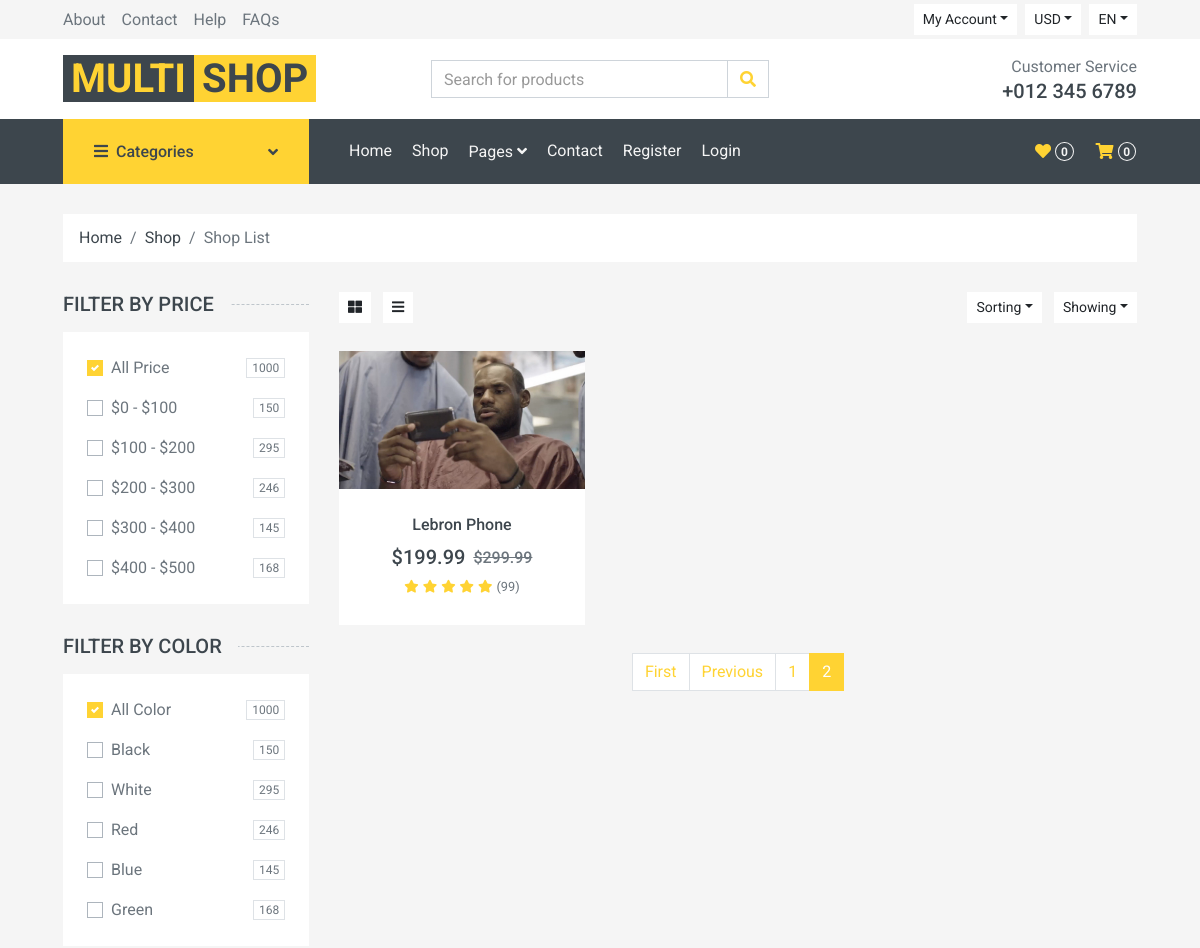
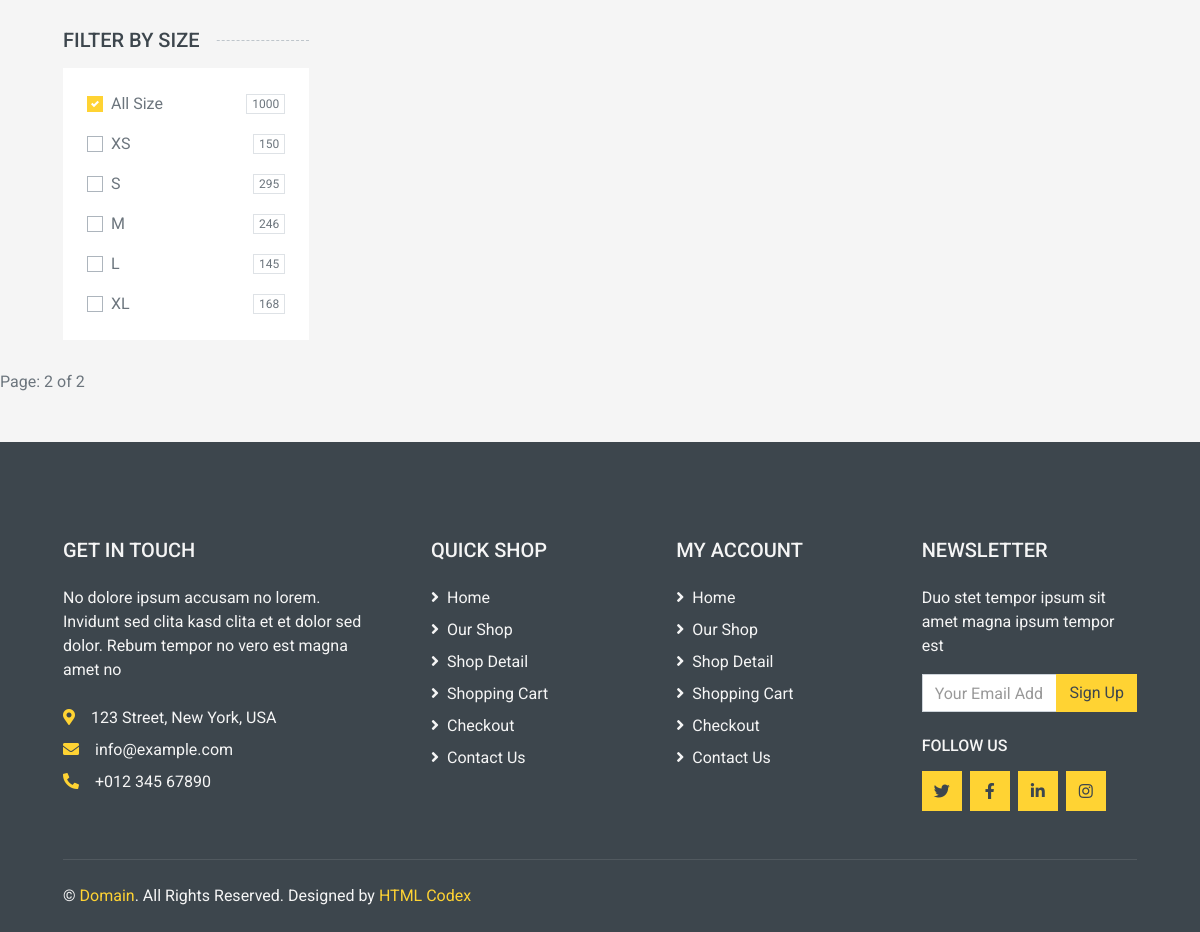
The page /shop/?page=2 on the database as committed earlier (2 pictures, top to bottom).
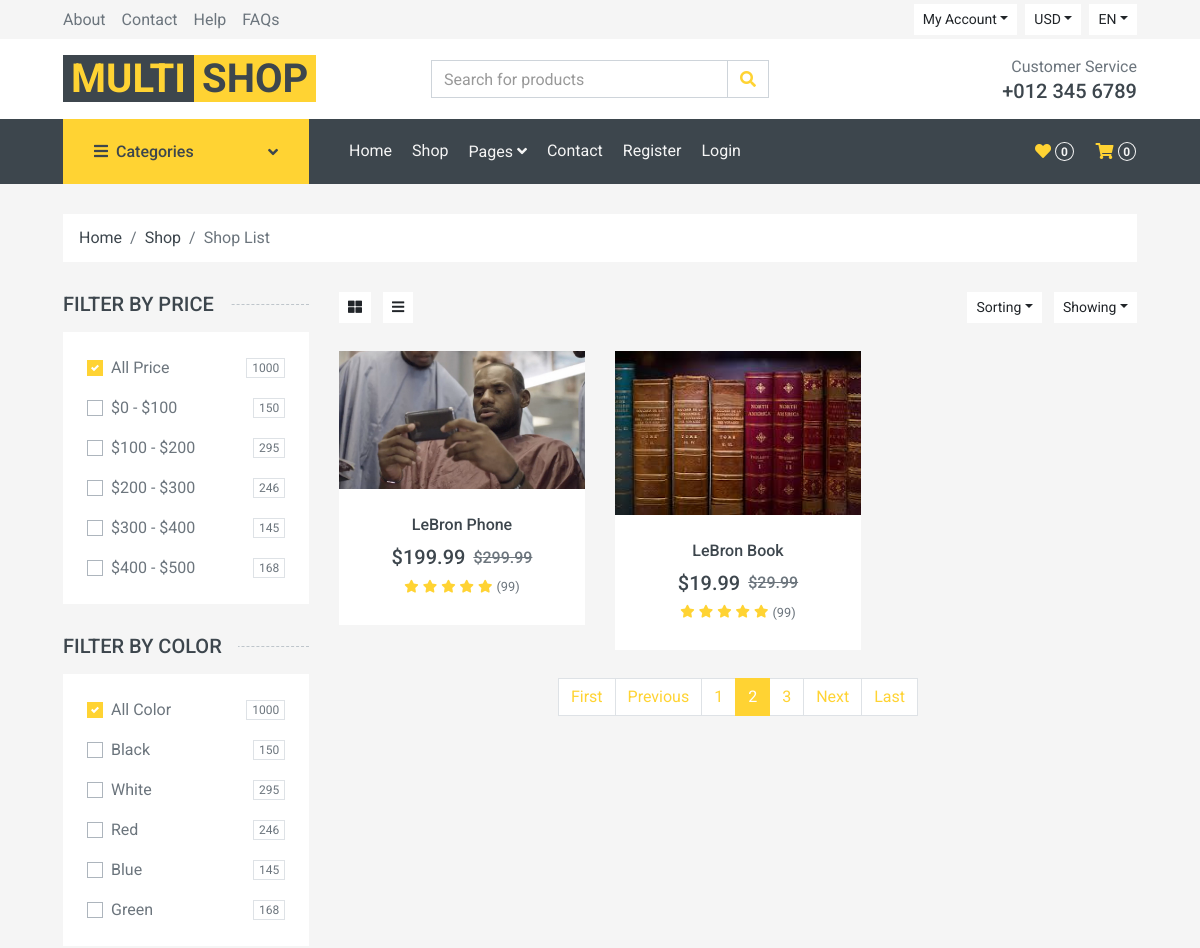
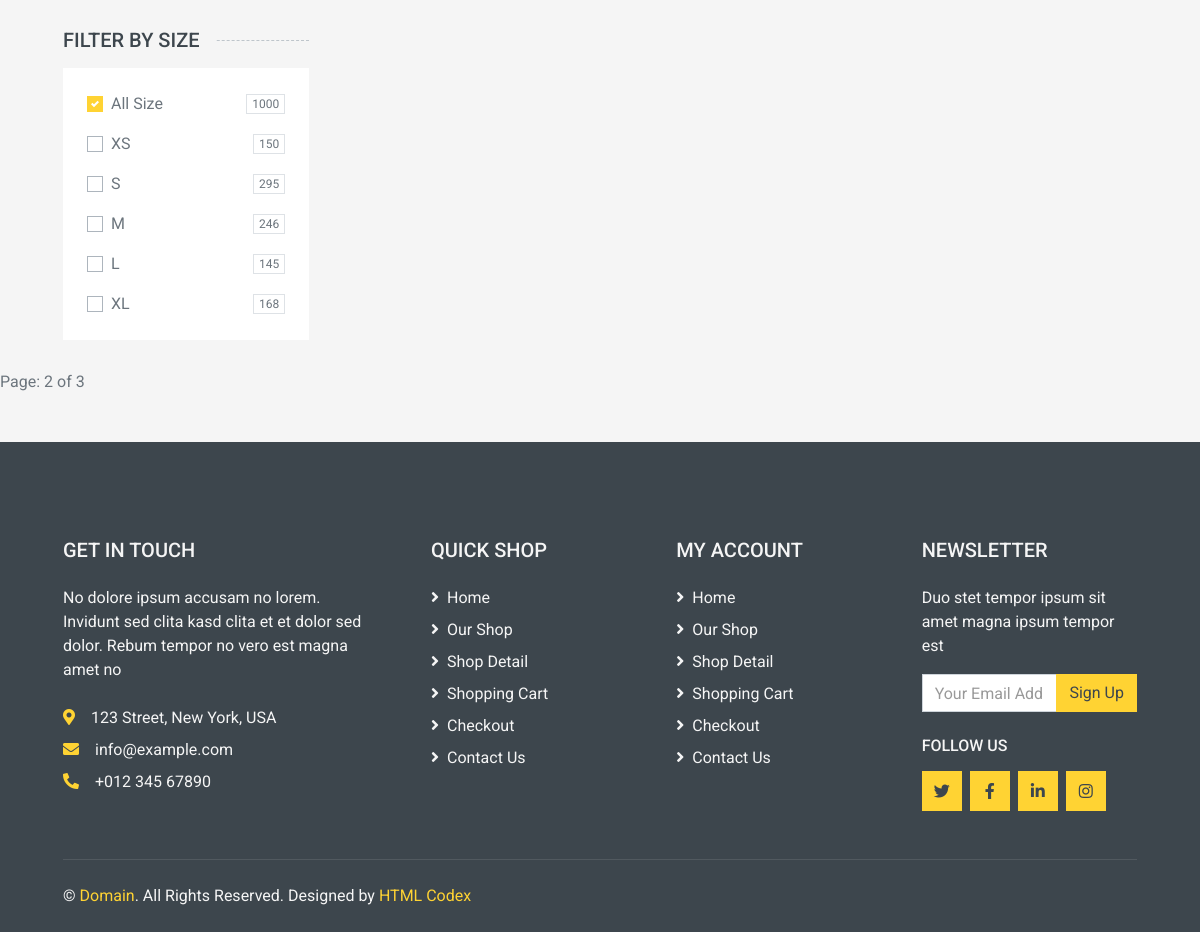
The same page on the database as committed later (2 pictures, top to bottom).
### main/models.py (models this page shows, shortened)
class Product(models.Model):
    category = models.ForeignKey(Category, on_delete=models.CASCADE, related_name='product_category')
    name = models.CharField(max_length=300)
    description = models.CharField(max_length=1000, default="", blank=True, null=True)
    image = models.ImageField(upload_to="images/products/")
    price = models.DecimalField(default=0, decimal_places=2, max_digits=6)
    is_sale = models.BooleanField(default=False)
    sale_price = models.DecimalField(default=0, decimal_places=2, max_digits=6)

### main/views.py (the view)
# urls.py: path('shop/', views.shop, name="shop"),
def shop(request):
    products = Product.objects.all()
    paginator = Paginator(products, 2)
    page_number = request.GET.get('page')
    products = paginator.get_page(page_number)
    next_page = products.paginator.num_pages
    page_list = []
    for page_num in range(next_page):
        page_num += 1
        page_list.append(page_num)
    return render(request, 'main/shop.html', {'products': products, 'page_list': page_list, 'MEDIA_URL': settings.MEDIA_URL})

### main/templates/main/shop.html (shortened to what this page needs)
{% extends 'main/base.html' %}
{% block body %}
    <div class="container-fluid">
        <div class="row px-xl-5">
            <div class="col-12">
                <nav class="breadcrumb bg-light mb-30">
                    <a class="breadcrumb-item text-dark" href="#">Home</a>
                    <a class="breadcrumb-item text-dark" href="#">Shop</a>
                    <span class="breadcrumb-item active">Shop List</span>
                </nav>
            </div>
        </div>
    </div>
    <div class="container-fluid">
        <div class="row px-xl-5">
            <div class="col-lg-3 col-md-4">
                <h5 class="section-title position-relative text-uppercase mb-3"><span class="bg-secondary pr-3">Filter by price</span></h5>
                <div class="bg-light p-4 mb-30">
                    <form>
                        <div class="custom-control custom-checkbox d-flex align-items-center justify-content-between mb-3">
                            <label class="custom-control-label" for="price-all">All Price</label>
                            <span class="badge border font-weight-normal">1000</span>
                        </div>
                        <div class="custom-control custom-checkbox d-flex align-items-center justify-content-between mb-3">
                            <label class="custom-control-label" for="price-1">$0 - $100</label>
                            <span class="badge border font-weight-normal">150</span>
                        </div>
                        <div class="custom-control custom-checkbox d-flex align-items-center justify-content-between mb-3">
                            <label class="custom-control-label" for="price-2">$100 - $200</label>
                            <span class="badge border font-weight-normal">295</span>
                        </div>
                        <div class="custom-control custom-checkbox d-flex align-items-center justify-content-between mb-3">
                            <label class="custom-control-label" for="price-3">$200 - $300</label>
                            <span class="badge border font-weight-normal">246</span>
                        </div>
                        <div class="custom-control custom-checkbox d-flex align-items-center justify-content-between mb-3">
                            <label class="custom-control-label" for="price-4">$300 - $400</label>
                            <span class="badge border font-weight-normal">145</span>
                        </div>
                        <div class="custom-control custom-checkbox d-flex align-items-center justify-content-between">
                            <label class="custom-control-label" for="price-5">$400 - $500</label>
                            <span class="badge border font-weight-normal">168</span>
                        </div>
                    </form>
                </div>
                <h5 class="section-title position-relative text-uppercase mb-3"><span class="bg-secondary pr-3">Filter by color</span></h5>
                <div class="bg-light p-4 mb-30">
                    <form>
                        <div class="custom-control custom-checkbox d-flex align-items-center justify-content-between mb-3">
                            <label class="custom-control-label" for="price-all">All Color</label>
                            <span class="badge border font-weight-normal">1000</span>
                        </div>
                        <div class="custom-control custom-checkbox d-flex align-items-center justify-content-between mb-3">
                            <label class="custom-control-label" for="color-1">Black</label>
                            <span class="badge border font-weight-normal">150</span>
                        </div>
                        <div class="custom-control custom-checkbox d-flex align-items-center justify-content-between mb-3">
                            <label class="custom-control-label" for="color-2">White</label>
                            <span class="badge border font-weight-normal">295</span>
                        </div>
                        <div class="custom-control custom-checkbox d-flex align-items-center justify-content-between mb-3">
                            <label class="custom-control-label" for="color-3">Red</label>
                            <span class="badge border font-weight-normal">246</span>
                        </div>
                        <div class="custom-control custom-checkbox d-flex align-items-center justify-content-between mb-3">
                            <label class="custom-control-label" for="color-4">Blue</label>
                            <span class="badge border font-weight-normal">145</span>
                        </div>
                        <div class="custom-control custom-checkbox d-flex align-items-center justify-content-between">
                            <label class="custom-control-label" for="color-5">Green</label>
                            <span class="badge border font-weight-normal">168</span>
                        </div>
                    </form>
                </div>
                <h5 class="section-title position-relative text-uppercase mb-3"><span class="bg-secondary pr-3">Filter by size</span></h5>
                <div class="bg-light p-4 mb-30">
                    <form>
                        <div class="custom-control custom-checkbox d-flex align-items-center justify-content-between mb-3">
                            <label class="custom-control-label" for="size-all">All Size</label>
                            <span class="badge border font-weight-normal">1000</span>
                        </div>
                        <div class="custom-control custom-checkbox d-flex align-items-center justify-content-between mb-3">
                            <label class="custom-control-label" for="size-1">XS</label>
                            <span class="badge border font-weight-normal">150</span>
                        </div>
                        <div class="custom-control custom-checkbox d-flex align-items-center justify-content-between mb-3">
                            <label class="custom-control-label" for="size-2">S</label>
                            <span class="badge border font-weight-normal">295</span>
                        </div>
                        <div class="custom-control custom-checkbox d-flex align-items-center justify-content-between mb-3">
                            <label class="custom-control-label" for="size-3">M</label>
                            <span class="badge border font-weight-normal">246</span>
                        </div>
                        <div class="custom-control custom-checkbox d-flex align-items-center justify-content-between mb-3">
                            <label class="custom-control-label" for="size-4">L</label>
                            <span class="badge border font-weight-normal">145</span>
                        </div>
                        <div class="custom-control custom-checkbox d-flex align-items-center justify-content-between">
                            <label class="custom-control-label" for="size-5">XL</label>
                            <span class="badge border font-weight-normal">168</span>
                        </div>
                    </form>
                </div>
            </div>
            <div class="col-lg-9 col-md-8">
                <div class="row pb-3">
                    <div class="col-12 pb-1">
                        <div class="d-flex align-items-center justify-content-between mb-4">
                            <div>
                                <button class="btn btn-sm btn-light"><i class="fa fa-th-large"></i></button>
                                <button class="btn btn-sm btn-light ml-2"><i class="fa fa-bars"></i></button>
                            </div>
                            <div class="ml-2">
                                <div class="btn-group">
                                    <button type="button" class="btn btn-sm btn-light dropdown-toggle" data-toggle="dropdown">Sorting</button>
                                </div>
                                <div class="btn-group ml-2">
                                    <button type="button" class="btn btn-sm btn-light dropdown-toggle" data-toggle="dropdown">Showing</button>
                                </div>
                            </div>
                        </div>
                    </div>
                    {% for product in products %}
                    <div class="col-lg-4 col-md-6 col-sm-6 pb-1">
                        <div class="product-item bg-light mb-4">
                            <div class="product-img position-relative overflow-hidden">
                                <img class="img-fluid w-100" style="max-width: 50rem;max-height: 15rem;" src="{{ product.image.url }}" alt="">
                                <div class="product-action">
                                </div>
                            </div>
                            <div class="text-center py-4">
                                <a class="h6 text-decoration-none text-truncate" href="">{{ product.name }}</a>
                                <div class="d-flex align-items-center justify-content-center mt-2">
                                    {% if product.is_sale %}
                                        <h5>${{ product.sale_price }}</h5><h6 class="text-muted ml-2"><del>${{ product.price }}</del></h6>
                                    {% else %}
                                        <h5>${{ product.price }}</h5>
                                    {% endif %}
                                </div>
                                <div class="d-flex align-items-center justify-content-center mb-1">
                                    <small class="fa fa-star text-primary mr-1"></small>
                                    <small class="fa fa-star text-primary mr-1"></small>
                                    <small class="fa fa-star text-primary mr-1"></small>
                                    <small class="fa fa-star text-primary mr-1"></small>
                                    <small class="fa fa-star text-primary mr-1"></small>
                                    <small>(99)</small>
                                </div>
                            </div>
                        </div>
                    </div>
                    {% endfor %}
                    <div class="col-12">
                        <nav>
                          <ul class="pagination justify-content-center">
                            {% if products.has_previous %}
                            <li class="page-item"><a class="page-link" href="?page=1">First</a></li>
                            <li class="page-item"><a class="page-link" href="?page={{ products.previous_page_number }}">Previous</a></li>
                            {% endif %}
                            {% for page_num in page_list %}
                            {% if products.number != page_num %}
                            <li class="page-item"><a class="page-link" href="?page={{page_num}}">{{page_num}}</a></li>
                            {% else %}
                            <li class="page-item active"><a class="page-link" href="?page={{page_num}}">{{page_num}}</a></li>
                            {% endif %}
                            {% endfor %}
                            {% if products.has_next %}
                                <li class="page-item"><a class="page-link" href="?page={{ products.next_page_number }}">Next</a></li>
                                <li class="page-item"><a class="page-link" href="?page={{ products.paginator.num_pages }}">Last</a></li>
                            {% endif %}
                          </ul>
                        </nav>
                    </div>
                </div>
            </div>
        </div>
    </div>
Page: {{ products.number }} of {{ products.paginator.num_pages }} <br />
{% endblock %}

Rows that differ between the two databases and show on the page:
changed Product: name "Lebron Phone" → "LeBron Phone"
added Product: image (picture), name "LeBron Book", sale_price "19.99", price "29.99"
Other text that changed with them:
{{ products.paginator.num_pages }}: "2" → "3"
new list line: "3"
text now shown: "Next Last"
